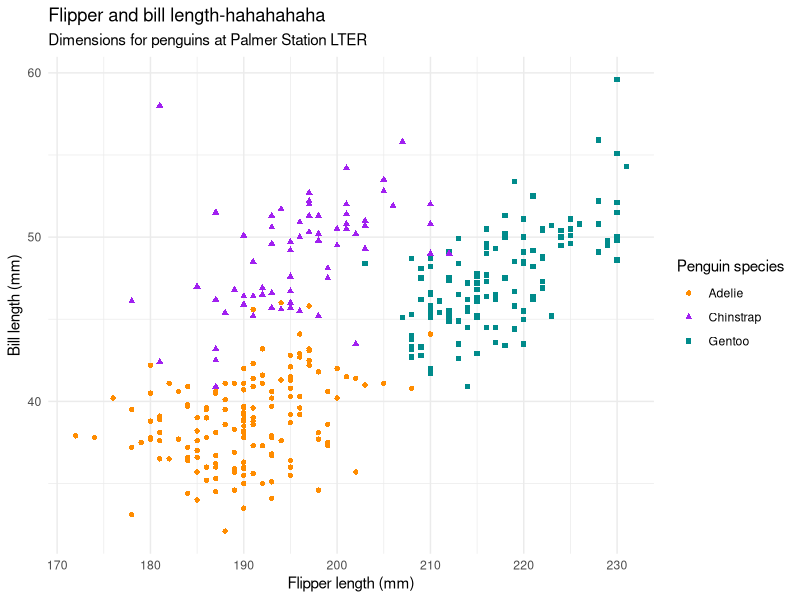

R code for this plot:
## ---- chunk 1
#| label: load-packages
#| include: false

library(tidyverse)
library(palmerpenguins)
## ---- chunk 2
#| label: plot-penguins
#| warning: false
#| echo: false

ggplot(penguins, 
       aes(x = flipper_length_mm, y = bill_length_mm)) +
  geom_point(aes(color = species, shape = species)) +
  scale_color_manual(values = c("darkorange","purple","cyan4")) +
  labs(
    title = "Flipper and bill length-hahahahaha",
    subtitle = "Dimensions for penguins at Palmer Station LTER",
    x = "Flipper length (mm)", y = "Bill length (mm)",
    color = "Penguin species", shape = "Penguin species"
  ) +
  theme_minimal()
